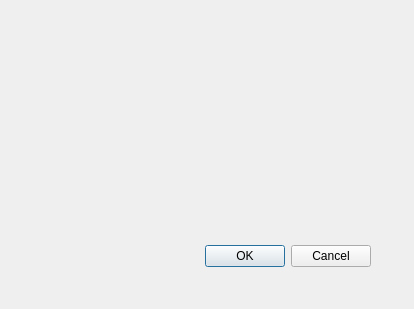
<?xml version="1.0" encoding="UTF-8"?>
<ui version="4.0">
 <class>Dialog</class>
 <widget class="QDialog" name="Dialog">
  <property name="geometry">
   <rect>
    <x>0</x>
    <y>0</y>
    <width>414</width>
    <height>309</height>
   </rect>
  </property>
  <property name="windowTitle">
   <string>Dialog</string>
  </property>
  <widget class="QDialogButtonBox" name="buttonBox">
   <property name="geometry">
    <rect>
     <x>30</x>
     <y>240</y>
     <width>341</width>
     <height>32</height>
    </rect>
   </property>
   <property name="orientation">
    <enum>Qt::Horizontal</enum>
   </property>
   <property name="standardButtons">
    <set>QDialogButtonBox::Cancel|QDialogButtonBox::Ok</set>
   </property>
  </widget>
 </widget>
 <resources/>
 <connections>
  <connection>
   <sender>buttonBox</sender>
   <signal>accepted()</signal>
   <receiver>Dialog</receiver>
   <slot>accept()</slot>
   <hints>
    <hint type="sourcelabel">
     <x>248</x>
     <y>254</y>
    </hint>
    <hint type="destinationlabel">
     <x>157</x>
     <y>274</y>
    </hint>
   </hints>
  </connection>
  <connection>
   <sender>buttonBox</sender>
   <signal>rejected()</signal>
   <receiver>Dialog</receiver>
   <slot>reject()</slot>
   <hints>
    <hint type="sourcelabel">
     <x>316</x>
     <y>260</y>
    </hint>
    <hint type="destinationlabel">
     <x>286</x>
     <y>274</y>
    </hint>
   </hints>
  </connection>
 </connections>
</ui>
